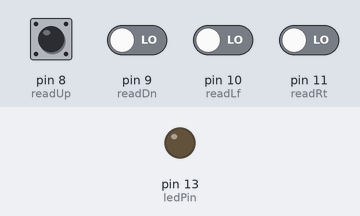
The sketch below on a simulated Arduino Uno, built with avr-gcc and run on an emulated ATmega328P. On the bench: output pins drawn as LEDs (lit = HIGH). Dashed ring = blinking. The test bench sets the inputs (shaded band); at power-on: pin 8 (readUp), pin 9 (readDn), pin 10 (readLf), pin 11 (readRt) LOW.

Above: at 1.2 s.
1.3 s: pin 9 (readDn) driven HIGH
At 1.6 s:
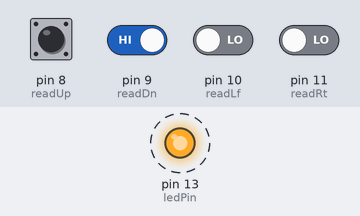
4.3 s: pin 9 (readDn) driven LOW
At 5.1 s:
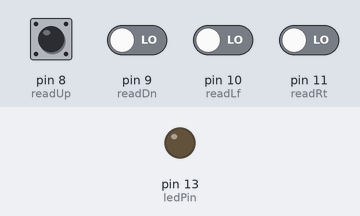
5.8 s: pin 8 (readUp) pulled HIGH for 1 s
At 6.02 s:
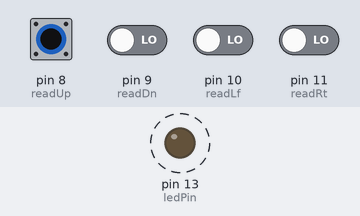
8.8 s: pin 10 (readLf) driven HIGH
At 9.1 s:
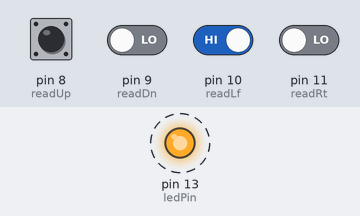
Timing chart, 0 to 12.8 s (numbered marks = the images above; inputs shaded):
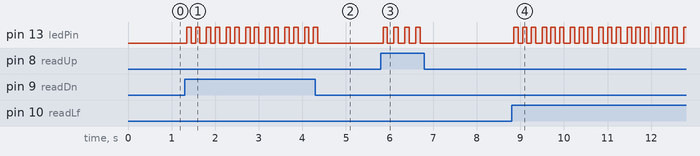

Measured:
- after the input at 1.3 s, pin 13 (ledPin): alternates HIGH for 0.10 s and LOW for 0.10 s, starting after 0.05 s
- after the input at 4.3 s, pin 13 (ledPin): goes on until 4.4 s, then stays LOW
- after the input at 5.8 s, pin 13 (ledPin): alternates HIGH for 0.10 s and LOW for 0.15 s, 8 changes in all, then stays LOW, starting after 0.05 s
- after the input at 8.8 s, pin 13 (ledPin): alternates HIGH for 0.10 s and LOW for 0.10 s, starting after 0.05 s

The sketch:

RmtTst_UnoSide.ino
```cpp
/*
  Test Sketch for reading input from Esplora
*/

int readUp = 8;
int readDn = 9;
int readLf = 10;
int readRt = 11;
int ledPin = 13;
int blinkDelay = 100;
int debncDelay = 50;

void blinkTimes(int i);
boolean debncdRead(int pin);

void setup()
{
  pinMode(ledPin,OUTPUT);
  pinMode(readUp,INPUT);
  pinMode(readDn,INPUT);
  pinMode(readLf,INPUT);
  pinMode(readRt,INPUT);
}

void loop()
{
  if(debncdRead(readUp)) blinkTimes(1);
  if(debncdRead(readDn)) blinkTimes(2);
  if(debncdRead(readLf)) blinkTimes(3);
  if(debncdRead(readRt)) blinkTimes(4);
}

// ----------

void blinkTimes(int times)
{
  for(int i=0;i<times;i++)
  {
    digitalWrite(ledPin,HIGH);
    delay(blinkDelay);
    digitalWrite(ledPin,LOW);
    delay(blinkDelay);
  }
}

boolean debncdRead(int pin)
{
  if(digitalRead(pin))
  {
    delay(debncDelay);
    if(digitalRead(pin))
    {
      return true;
    }
  }
  return false;
}
```
